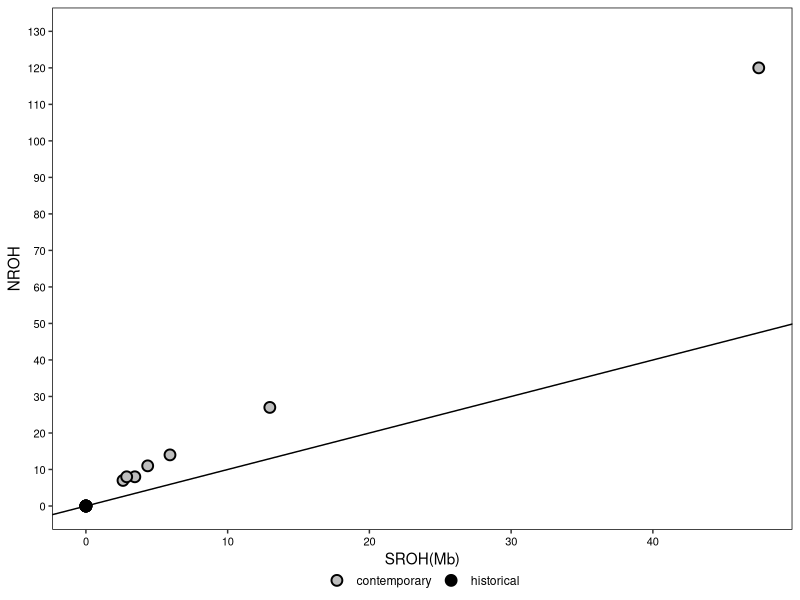
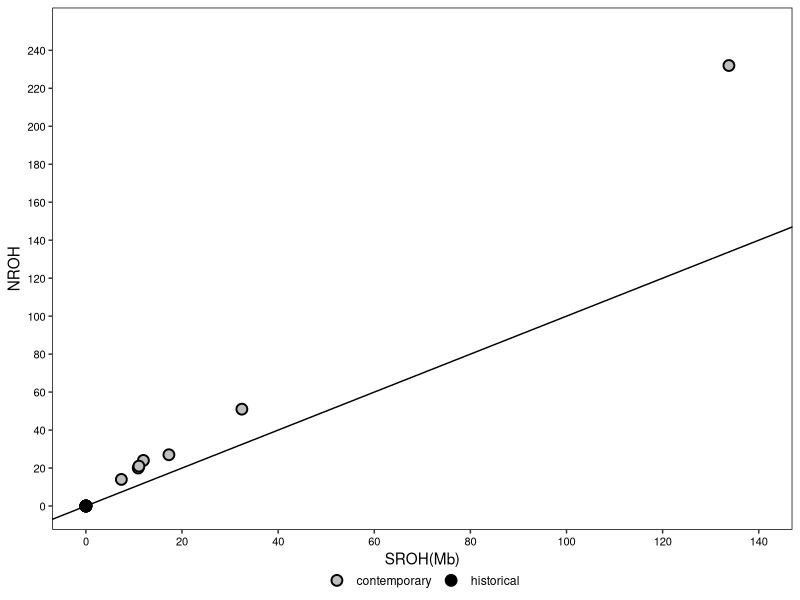

Recreate these plots in R, in order.
## ---- chunk 1
knitr::opts_chunk$set(echo = TRUE)
## ---- chunk 2
knitr::opts_chunk$set(echo = TRUE)
library(ggplot2)
library(dplyr)
library(tidyr)
library(ggpubr)
## ---- chunk 3
setwd("/Users/abc6435/Desktop/KROH/data/roh")
het1_roh <- read.delim("plink_het1_ind.txt", header=FALSE, sep = " ")
het3_roh <- read.delim("plink_het3_ind.txt", header=FALSE, sep = " ")
## ---- chunk 4
#Het1
colnames(het1_roh) <- c("DROP", "DROP2", "ID", 
                        "DROP3", "NROH", "SROH",
                        "AVG", "DROP4")
het1_roh <- het1_roh[-1,c(3,5:7)]
rownames(het1_roh) <- NULL
het1_roh$POP <- "NA"
het1_roh[1:7,"POP"] <- "contemporary"
het1_roh[8:13,"POP"] <- "historical"
het1_roh[,2] <- as.numeric(het1_roh[,2])
het1_roh[,3] <- as.numeric(het1_roh[,3])
het1_roh[,4] <- as.numeric(het1_roh[,4])

#Het3
colnames(het3_roh) <- c("DROP", "DROP2", "ID", 
                        "DROP3", "NROH", "SROH",
                        "AVG", "DROP4")
het3_roh <- het3_roh[-1,c(3,5:7)]
rownames(het3_roh) <- NULL
het3_roh$POP <- "NA"
het3_roh[1:7,"POP"] <- "contemporary"
het3_roh[8:13,"POP"] <- "historical"
het3_roh[,2] <- as.numeric(het3_roh[,2])
het3_roh[,3] <- as.numeric(het3_roh[,3])
het3_roh[,4] <- as.numeric(het3_roh[,4])


## ---- chunk 5
#Het1
leg <- c("contemporary" = "gray","historical" = "black")
ggplot(het1_roh, aes(x=SROH/(1000), y=NROH)) + 
  geom_point(shape = 21, size = 3, 
             colour = "black", stroke = 1, aes(fill=POP)) +
  scale_fill_manual(values=alpha(leg, 1.0)) +
  xlab("SROH(Mb)") + 
  ylab("NROH") +
  scale_y_continuous(breaks = seq(0, 130, 10), limits = c(0,130)) +
  geom_abline(slope=1, intercept = 0) +
  theme(
    axis.text.x = element_text(size=8, color="black"),
    axis.text.y = element_text(size=8, color="black"),
    panel.background = element_blank(), 
    panel.grid.major = element_blank(), 
    panel.grid.minor = element_blank(),
    panel.border = element_rect(color = "black", fill=NA), 
    legend.key = element_blank(),
    legend.title = element_blank(),
    legend.position = "bottom",
    legend.margin = margin(0,0,0,0),
    legend.box.spacing = unit(0, "pt"))

#Het3
leg <- c("contemporary" = "gray","historical" = "black")
ggplot(het3_roh, aes(x=SROH/(1000), y=NROH)) + 
  geom_point(shape = 21, size = 3, 
             colour = "black", stroke = 1, aes(fill=POP)) +
  scale_fill_manual(values=alpha(leg, 1.0)) +
  xlab("SROH(Mb)") + 
  ylab("NROH") +
  scale_x_continuous(breaks = seq(0, 140, 20), limits = c(0,140)) +
  scale_y_continuous(breaks = seq(0, 250, 20), limits = c(0,250)) +
  geom_abline(slope=1, intercept = 0) +
  theme(
    axis.text.x = element_text(size=8, color="black"),
    axis.text.y = element_text(size=8, color="black"),
    panel.background = element_blank(), 
    panel.grid.major = element_blank(), 
    panel.grid.minor = element_blank(),
    panel.border = element_rect(color = "black", fill=NA), 
    legend.key = element_blank(),
    legend.title = element_blank(),
    legend.position = "bottom",
    legend.margin = margin(0,0,0,0),
    legend.box.spacing = unit(0, "pt"))
